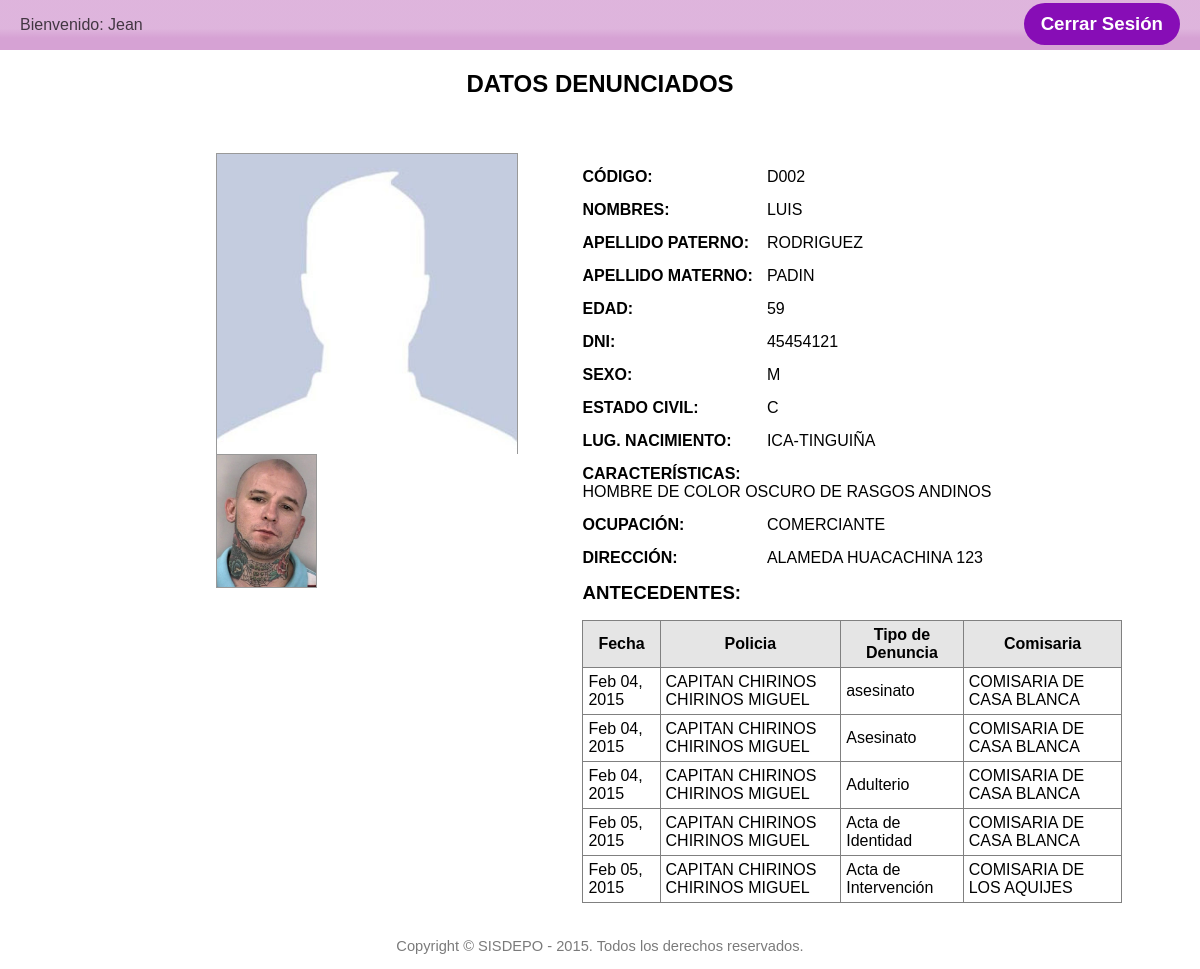
The app's page /denunciado/consulta/1 (signed in) with its own data.
### apps/Denunciado/models.py (models this page shows)
class Foto_Denunciado(models.Model):
	DENUNCIADO=models.ForeignKey(Denunciado)
	FOTO=models.ImageField(upload_to='foto_denunciado')
	def __unicode__(self):
		return self.DENUNCIADO.NOM_DENUNCIADO

class Denunciado(models.Model):
	COD_DENUNCIADO=models.CharField(max_length=10)
	NOM_DENUNCIADO=models.CharField(max_length=40, blank=True, null=True)
	APELLIDO_P=models.CharField(max_length=20, blank=True, null=True)
	APELLIDO_M=models.CharField(max_length=20, blank=True, null=True)
	EDAD=models.IntegerField(blank=True, null=True)
	DNI=models.CharField(max_length=8, blank=True, null=True)
	SEXO=models.CharField(max_length=1, blank=True, null=True)
	ESTADO_CIV=models.CharField(max_length=1, blank=True, null=True)
	LUG_NAC=models.CharField(max_length=50, blank=True, null=True)
	CARACTERISTICAS=models.TextField(max_length=150, blank=True, null=True)
	OCUPACION=models.CharField(max_length=50, blank=True, null=True)
	DIRECCION=models.CharField(max_length=50)
	def __unicode__(self):
		return self.NOM_DENUNCIADO+' '+self.APELLIDO_P+' '+self.APELLIDO_M
	def traer_url_foto(self):
		try:
			FotoDenunciado=Foto_Denunciado.objects.filter(DENUNCIADO=self.pk)[0] #traemos el nombre de la foto que asu vez es una ruta
			return 'http://127.0.0.1:8000/media/%s' % FotoDenunciado.FOTO
		except:
			return "No tiene imagen"

### apps/Falta/models.py (models this page shows, shortened)
class Falta(models.Model):
	COMISARIA=models.ForeignKey(Comisaria)
	NOM_DENUNCIANTE=models.ManyToManyField(Denunciante)
	NOM_DENUNCIADO=models.ManyToManyField(Denunciado, blank=True, null=True)
	NOM_POLICIA=models.ForeignKey(Agente)
	NRO_FALTA=models.IntegerField()
	FECHA=models.DateTimeField()
	CONTENIDO=models.TextField()
	RESOLUCION=models.TextField()
	TIPO_FALTA=models.ForeignKey(TipoFalta)

class TipoFalta(models.Model):
	NOMBRE=models.CharField(max_length=50)
	def __unicode__(self):
		return self.NOMBRE

### apps/Agentes_Pnp/models.py (models this page shows, shortened)
class Agente(models.Model):
	COD_POLICIA=models.CharField(_('Codigo Policial'), max_length=50,unique=True)
	NOM_POLICIA=models.CharField(_('Nombres'), max_length=50)
	APELLIDO_P=models.CharField(_('Apellido P'), max_length=20)
	APELLIDO_M=models.CharField(_('Apellido M'), max_length=20)
	DNI=models.CharField(max_length=8)
	COMISARIA=models.ForeignKey(Comisaria)
	CARGO=models.CharField(max_length=8)
	USUARIO=models.OneToOneField(User,null=True)
	FOTO=models.ImageField(upload_to='foto_agente')
	CONFORME=models.BooleanField(default=False,editable=True)
	def __unicode__(self):
		return self.CARGO+' '+self.APELLIDO_M+' '+self.APELLIDO_M+' '+self.NOM_POLICIA

### apps/Comisaria/models.py (models this page shows)
class Comisaria(models.Model):
	NOMBRE=models.CharField(_('Nombre de la Comisaria'),max_length=50)
	DIRECCION=models.CharField(_('Direccion'),max_length=50)
	REFERENCIA=models.TextField(_('Referencia'))
	TELEFONO=models.CharField(_('Telf. '),max_length=20)
	def __unicode__(self):
		return self.NOMBRE

### apps/Delito/models.py (models this page shows, shortened)
class Delito (models.Model):
	COMISARIA=models.ForeignKey(Comisaria)
	NOM_DENUNCIANTE=models.ManyToManyField(Denunciante)
	NOM_DENUNCIADO=models.ManyToManyField(Denunciado, blank=True, null=True)
	NOM_POLICIA=models.ForeignKey(Agente)
	NRO_DELITO=models.IntegerField()
	FECHA=models.DateTimeField()
	CONTENIDO=models.TextField()
	RESOLUCION=models.TextField()
	TIPO_DELITO=models.ForeignKey(TipoDelito)

class TipoDelito(models.Model):
	NOMBRE=models.CharField(max_length=50)
	def __unicode__(self):
		return self.NOMBRE

### apps/ActasIdentidad/models.py (models this page shows, shortened)
class Acta_Identidad(models.Model):
	COMISARIA=models.ForeignKey(Comisaria)
	NOM_DENUNCIANTE=models.ManyToManyField(Denunciante, blank=True, null=True)
	NOM_DENUNCIADO=models.ManyToManyField(Denunciado, blank=True, null=True)
	NRO_ACTA=models.IntegerField(blank=True, null=True)
	FECHAINI=models.DateTimeField(blank=True, null=True)
	FECHAFIN=models.DateTimeField(blank=True, null=True)
	MOTIVO=models.CharField(max_length=12, blank=True, null=True)
	ASPECTO=models.CharField(max_length=12, blank=True, null=True)
	DILIGENCIA=models.CharField(max_length=12, blank=True, null=True)
	RESULTADOS=models.TextField(blank=True, null=True)
	NOM_POLICIA=models.ForeignKey(Agente, blank=True, null=True)

### apps/ActaIntervencion/models.py (models this page shows, shortened)
class Acta_Intervencion(models.Model):
	COMISARIA=models.ForeignKey(Comisaria)
	NOM_DENUNCIANTE=models.ManyToManyField(Denunciante, blank=True, null=True)
	NOM_DENUNCIADO=models.ManyToManyField(Denunciado, blank=True, null=True)
	NOM_POLICIA=models.ForeignKey(Agente)
	NRO_DELITO=models.IntegerField()
	FECHA=models.DateTimeField()
	CONTENIDO=models.TextField()
	RESOLUCION=models.TextField()

### apps/Denunciado/views.py (the view)
# urls.py: url(r'^consulta/(\d+)$',Consulta,name='consulta'),
@login_required
def Consulta(request,id_denunciado):
	denunciado=Denunciado.objects.get(pk=id_denunciado)
	fotos=Foto_Denunciado.objects.filter(DENUNCIADO=id_denunciado)
	faltas=denunciado.falta_set.all()
	delitos=denunciado.delito_set.all()
	actasidentidad=denunciado.acta_identidad_set.all()
	actasintervencion=denunciado.acta_intervencion_set.all()
	return render(request,'Denunciados/detalledenunciado.html',
			{'denunciado':denunciado,'fotos':fotos,'faltas':faltas,
			 'delitos':delitos,'actasidentidad':actasidentidad,
			 'actasintervencion':actasintervencion})

### Templates/Denunciados/detalledenunciado.html (shortened to what this page needs)
<!DOCTYPE html>
<html lang="es">
<head>
	<link rel="stylesheet" href="{{STATIC_URL}}css/detalledenunciado.css" />
</head>
<body>
	<header>
		<p>Bienvenido: Jean</p>
		<a href="/cerrar/">Cerrar Sesión</a>
	</header>
	<section>
		<h1>DATOS DENUNCIADOS</h1>
		<div id="contenedor_imagen">
			<img id="imagen_principal" src="{{STATIC_URL}}img/foto_perfil_1.jpg" />
			<div id="contenedor_imagen_pequeno">
				{% for foto in fotos%}
				<img src="{{MEDIA_URL}}{{foto.FOTO}}" />
				{%endfor%}
			</div>
		</div>
		<div id="contenedor_datos">
			<div id="contenedor_datos_per">
				<div>
					<span>CÓDIGO: </span>
					<p>{{denunciado.COD_DENUNCIADO}}</p>
				</div>
				<div>
					<span>NOMBRES: </span>
					<p>{{denunciado.NOM_DENUNCIADO}}</p>
				</div>
				<div>
					<span>APELLIDO PATERNO: </span>
					<p>{{denunciado.APELLIDO_P}}</p>
				</div>
				<div>
					<span>APELLIDO MATERNO: </span>
					<p>{{denunciado.APELLIDO_M}}</p>
				</div>
				<div>
					<span>EDAD: </span>
					<p>{{denunciado.EDAD}}</p>
				</div>
				<div>
					<span>DNI: </span>
					<p>{{denunciado.DNI}}</p>
				</div>
				<div>
					<span>SEXO: </span>
					<p>{{denunciado.SEXO}}</p>
				</div>
				<div>
					<span>ESTADO CIVIL: </span>
					<p>{{denunciado.ESTADO_CIV}}</p>
				</div>
				<div>
					<span>LUG. NACIMIENTO: </span>
					<p>{{denunciado.LUG_NAC}}</p>
				</div>
				<div>
					<span>CARACTERÍSTICAS: </span>
					<p>{{denunciado.CARACTERISTICAS}}</p>
				</div>
				<div>
					<span>OCUPACIÓN: </span>
					<p>{{denunciado.OCUPACION}}</p>
				</div>
				<div>
					<span>DIRECCIÓN: </span>
					<p>{{denunciado.DIRECCION}}</p>
				</div>
			</div>
			<h2>ANTECEDENTES:</h2>
			<table border="1" id="tabla_antecedentes">
				<thead>
					<td>Fecha</td>
					<td>Policia</td>
					<td>Tipo de Denuncia</td>
					<td>Comisaria</td>
				</thead>
				{%for falta in faltas%}
				<tr class="tabla_antecedentes_datos">
					<td>{{falta.FECHA|date:"M d, Y"}}</td>
					<td>{{falta.NOM_POLICIA}}</td>
					<td>{{falta.TIPO_FALTA}}</td>
					<td>{{falta.COMISARIA}}</td>
				</tr>
				{%endfor%}
				{%for delito in delitos%}
				<tr class="tabla_antecedentes_datos">
					<td>{{delito.FECHA|date:"M d, Y"}}</td>
					<td>{{delito.NOM_POLICIA|capfirst}}</td>
					<td>{{delito.TIPO_DELITO|capfirst}}</td>
					<td>{{delito.COMISARIA|capfirst}}</td>
				</tr>
				{%endfor%}
				{%for acta in actasidentidad%}
				<tr class="tabla_antecedentes_datos">
					<td>{{acta.FECHAINI|date:"M d, Y"}}</td>
					<td>{{acta.NOM_POLICIA|capfirst}}</td>
					<td>Acta de Identidad</td>
					<td>{{acta.COMISARIA|capfirst}}</td>
				</tr>
				{%endfor%}
				{%for acta in actasintervencion%}
				<tr class="tabla_antecedentes_datos">
					<td>{{acta.FECHA|date:"M d, Y"}}</td>
					<td>{{acta.NOM_POLICIA|capfirst}}</td>
					<td>Acta de Intervención</td>
					<td>{{acta.COMISARIA|capfirst}}</td>
				</tr>
				{%endfor%}
			</table>
		</div>
	</section>
	<footer>
		<p>Copyright &copy; <a  href="" title="SISDEPO">SISDEPO</a> - 2015. Todos los derechos reservados.</p>
	</footer>
</body>
</html>

### statics/css/detalledenunciado.css (style rules this page uses)
body { margin: 0px; }
header { width: 100%; height: 50px; background: rgb(229,112,231); background: -moz-linear-gradient(top, rgba(229,112,231,.8) 0%, rgba(214,162,212,.8) 0%, rgba(214,162,212,.8) 25%, rgba(214,162,212,.8) 57%, rgba(214,162,212,1) 76%, rgba(214,162,212,1) 99%, rgba(214,162,212,1) 99%, rgba(168,73,163,1) 100%); background: -webkit-gradient(linear, left top, left bottom, color-stop(0%,rgba(229,112,231,.8)), color-stop(0%,rgba(214,162,212,.8)), color-stop(25%,rgba(214,162,212,.8)), color-stop(57%,rgba(214,162,212,.8)), color-stop(76%,rgba(214,162,212,1)), color-stop(99%,rgba(214,162,212,1)), color-stop(99%,rgba(214,162,212,1)), color-stop(100%,rgba(168,73,163,1))); background: -webkit-linear-gradient(top, rgba(229,112,231,.8) 0%,rgba(214,162,212,.8) 0%,rgba(214,162,212,.8) 25%,rgba(214,162,212,.8) 57%,rgba(214,162,212,1) 76%,rgba(214,162,212,1) 99%,rgba(214,162,212,1) 99%,rgba(168,73,163,1) 100%); background: -o-linear-gradient(top, rgba(229,112,231,.8) 0%,rgba(214,162,212,.8) 0%,rgba(214,162,212,.8) 25%,rgba(214,162,212,.8) 57%,rgba(214,162,212,1) 76%,rgba(214,162,212,1) 99%,rgba(214,162,212,1) 99%,rgba(168,73,163,1) 100%); background: -ms-linear-gradient(top, rgba(229,112,231,.8) 0%,rgba(214,162,212,.8) 0%,rgba(214,162,212,.8) 25%,rgba(214,162,212,.8) 57%,rgba(214,162,212,1) 76%,rgba(214,162,212,1) 99%,rgba(214,162,212,1) 99%,rgba(168,73,163,1) 100%); background: linear-gradient(to bottom, rgba(229,112,231,.8) 0%,rgba(214,162,212,.8) 0%,rgba(214,162,212,.8) 25%,rgba(214,162,212,.8) 57%,rgba(214,162,212,1) 76%,rgba(214,162,212,1) 99%,rgba(214,162,212,1) 99%,rgba(168,73,163,1) 100%); filter: progid:DXImageTransform.Microsoft.gradient( startColorstr='#e570e7', endColorstr='#a849a3',GradientType=0 ); }
header p { margin: 0px; font-family: sans-serif; line-height: 50px; color: rgba(0,0,0,0.7); margin-left: 20px; display: inline-block; }
header a { text-decoration: none; float: right; margin-top: 3px; margin-right: 20px; background-color: #870DB6; color: white; font-weight: bold; font-family: sans-serif; font-size: 14pt; padding: 10px 17px; border-radius: 50px; }
body { font-family: sans-serif; }
section { margin-bottom: 20px; }
section h1 { text-align: center; font-size: 18pt; }
section #contenedor_imagen,section #contenedor_datos { display: inline-block; vertical-align: top; margin-top: 35px; }
#contenedor_imagen { margin-left: 20%; }
#contenedor_datos { margin-left: 5%; }
#imagen_principal { border: 1px solid rgba(0,0,0,.4); border-bottom-width: 0px; }
#imagen_principal { width: 300px; }
#contenedor_imagen_pequeno { position: relative; top: -4px; }
#contenedor_imagen_pequeno img:first-child { opacity: 1; }
#contenedor_imagen_pequeno img { width: 99.3px; border: 1px solid rgba(0,0,0,.4); border-right-width: 0px; opacity: 0.5; }
#contenedor_imagen_pequeno img:last-child { border-right: 1px solid rgba(0,0,0,.4); }
#contenedor_datos { width: 45%; }
#contenedor_datos_per div { margin: 15px 0px; }
#contenedor_datos_per div span { font-weight: bold; width: 180px; display: inline-block; }
#contenedor_datos_per div p { display: inline-block; margin: 0px; }
section #contenedor_datos h2 { font-size: 14pt; }
#tabla_antecedentes { width: 100%; border-collapse: collapse; }
#tabla_antecedentes thead { text-align: center; font-weight: bold; background-color: rgba(0,0,0,.1); }
#tabla_antecedentes td { padding: 5px; }
#tabla_antecedentes .tabla_antecedentes_datos td { cursor: pointer; }
@media (max-width: 1275px) { #contenedor_imagen { margin-left: 18%; } }
footer { font-family: sans-serif; text-align: center; font-size: 11pt; color: rgba(0, 0, 0, 0.52); background-color: #fff; padding: 15px 0px; }
footer p { margin: 0px; padding: 0px; }
footer a { text-decoration: none; color: rgba(0, 0, 0, 0.52); }

### records on screen
Foto_Denunciado: FOTO (picture)
Denunciado: COD_DENUNCIADO "D002", NOM_DENUNCIADO "LUIS", APELLIDO_P "RODRIGUEZ", APELLIDO_M "PADIN", EDAD "59", DNI "45454121", SEXO "M", ESTADO_CIV "C", LUG_NAC "ICA-TINGUIÑA", CARACTERISTICAS "HOMBRE DE COLOR OSCURO DE RASGOS ANDINOS", OCUPACION "COMERCIANTE", DIRECCION "ALAMEDA HUACACHINA 123"
Falta: FECHA "Feb 04, 2015", NOM_POLICIA "CAPITAN CHIRINOS CHIRINOS MIGUEL", TIPO_FALTA "asesinato", COMISARIA "COMISARIA DE CASA BLANCA"
Delito: FECHA "Feb 04, 2015", NOM_POLICIA "CAPITAN CHIRINOS CHIRINOS MIGUEL", TIPO_DELITO "Asesinato", COMISARIA "COMISARIA DE CASA BLANCA"
Delito: FECHA "Feb 04, 2015", NOM_POLICIA "CAPITAN CHIRINOS CHIRINOS MIGUEL", TIPO_DELITO "Adulterio", COMISARIA "COMISARIA DE CASA BLANCA"
Acta_Identidad: FECHAINI "Feb 05, 2015", NOM_POLICIA "CAPITAN CHIRINOS CHIRINOS MIGUEL", COMISARIA "COMISARIA DE CASA BLANCA"
Acta_Intervencion: FECHA "Feb 05, 2015", NOM_POLICIA "CAPITAN CHIRINOS CHIRINOS MIGUEL", COMISARIA "COMISARIA DE LOS AQUIJES"
